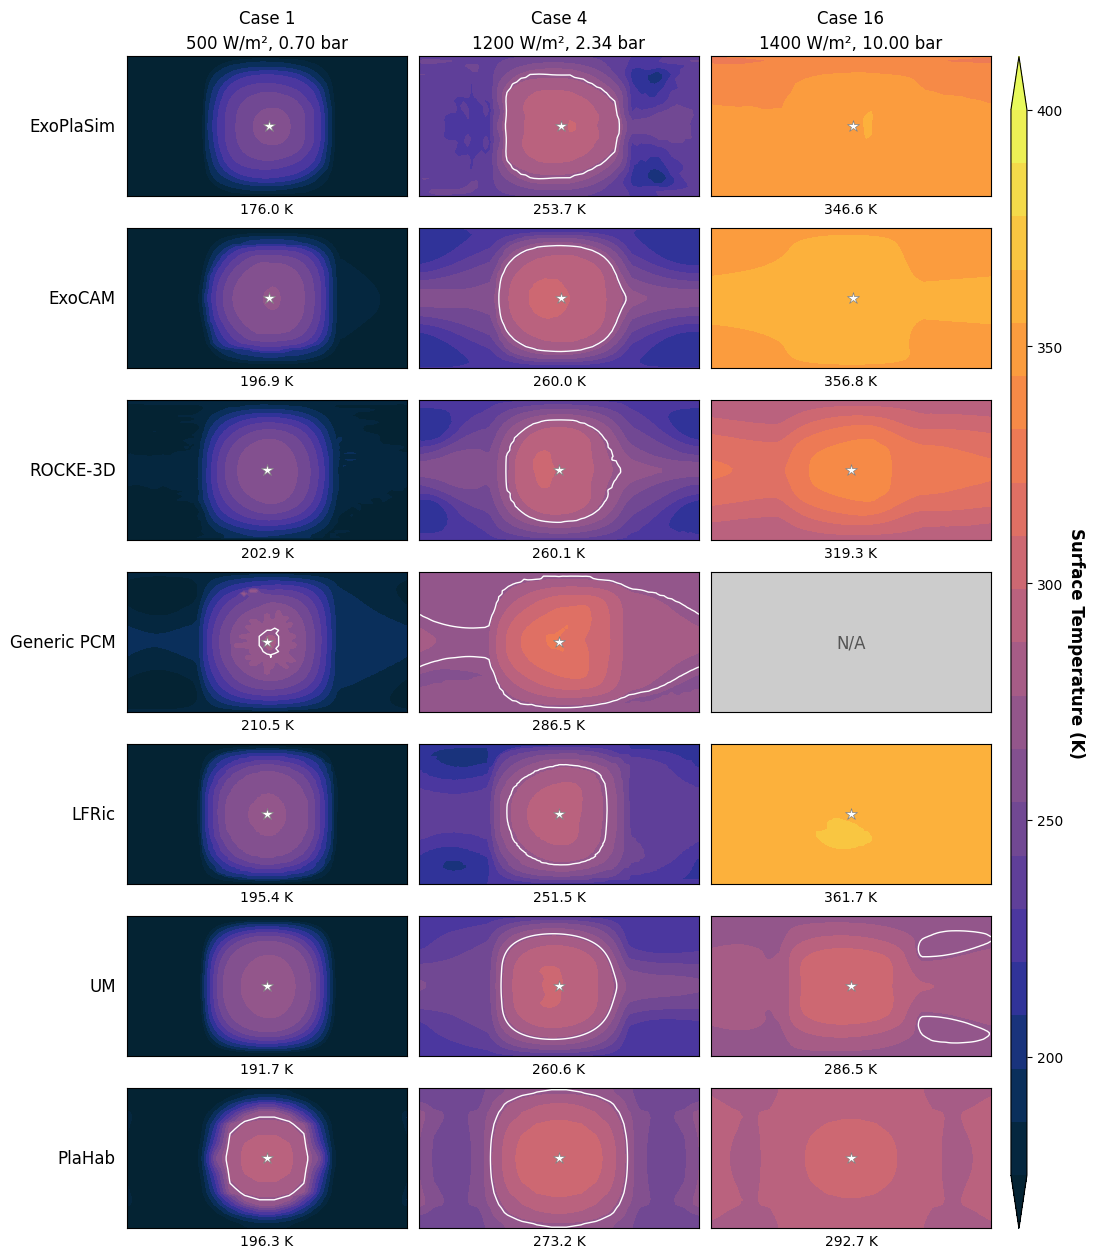

Python code for this plot:
#
# Comparison for SAMOSA Selected Cases: Surface Temperature
#
import netCDF4
import numpy as np
import matplotlib.pyplot as plt
import cmocean
import os, sys
sys.path.insert(0, os.path.join(os.path.dirname(os.path.abspath(__file__)), '..', 'allcases'))
import um_clero as uc

# Axis labels in bold, and set a little clear of the tick labels
plt.rcParams['axes.labelweight'] = 'bold'
plt.rcParams['axes.labelpad'] = 8

tfreeze = 273.16


def roll_to_180(data, lon):
    """Roll a (lat, lon) field and its lon vector from [0, 360) to [-180, 180)."""
    idx = np.searchsorted(lon, 180.0)
    lon_out  = np.concatenate([lon[idx:] - 360.0, lon[:idx]])
    data_out = np.concatenate([data[..., idx:], data[..., :idx]], axis=-1)
    return data_out, lon_out


def read_nc(path, var, lat_var='lat', lon_var='lon', avg_axis=None, offset=0.0, scale=1.0):
    """Read a variable from NetCDF, optionally time-averaging along avg_axis."""
    with netCDF4.Dataset(path) as ds:
        raw  = ds.variables[var]
        data = (np.average(raw, axis=avg_axis) if avg_axis is not None else np.array(raw))
        data = data * scale + offset
        lat  = np.array(ds.variables[lat_var])
        lon  = np.array(ds.variables[lon_var])
    return data, lat, lon


def read_plahab(path, lon_grid):
    """Parse a PlaHab plain-text surface temperature file into a (lat, lon) array."""
    return np.loadtxt(path, usecols=range(1, lon_grid.size + 1))


# ---- ExoCAM --------------------------------------------------------
_d = '/models/data/samosa/exocam'
Ts_exocam1,  lat_exocam, lon_exocam = read_nc(f'{_d}/samosa1.cam.h0.avg.nc',  'TS', avg_axis=0)
Ts_exocam4,           _,          _ = read_nc(f'{_d}/samosa4.cam.h0.avg.nc',  'TS', avg_axis=0)
Ts_exocam16,          _,          _ = read_nc(f'{_d}/samosa16.cam.h0.avg.nc', 'TS', avg_axis=0)

# ---- ExoPlaSim -----------------------------------------------------
_d = '/models/data/samosa/exoplasim/full_t21_synchronous__3000teff_15day'
Ts_plasim1,  lat_plasim, lon_plasim = read_nc(
    f'{_d}/t21_synchronous_0.70pn2_flux500_400.0co2_3000teff_15day.nc',   'ts', avg_axis=0)
Ts_plasim4,           _,          _ = read_nc(
    f'{_d}/t21_synchronous_2.34pn2_flux1200_400.0co2_3000teff_15day.nc',  'ts', avg_axis=0)
Ts_plasim16,          _,          _ = read_nc(
    f'{_d}/t21_synchronous_10.00pn2_flux1400_400.0co2_3000teff_15day.nc', 'ts', avg_axis=0)

Ts_plasim1,  lon_plasim_s = roll_to_180(Ts_plasim1,  lon_plasim)
Ts_plasim4,            _  = roll_to_180(Ts_plasim4,  lon_plasim)
Ts_plasim16,           _  = roll_to_180(Ts_plasim16, lon_plasim)

# ---- ROCKE-3D ------------------------------------------------------
_d = '/models/data/samosa/rocke3d'
Ts_r3d1,  lat_r3d, lon_r3d = read_nc(f'{_d}/rocke_01q.nc', 'tsurf', offset=tfreeze)
Ts_r3d4,         _,       _ = read_nc(f'{_d}/rocke_04q.nc', 'tsurf', offset=tfreeze)
Ts_r3d16,        _,       _ = read_nc(f'{_d}/rocke_16q.nc', 'tsurf', offset=tfreeze)

Ts_r3d1,  lon_r3d_s = roll_to_180(Ts_r3d1,  lon_r3d)
Ts_r3d4,          _ = roll_to_180(Ts_r3d4,  lon_r3d)
Ts_r3d16,         _ = roll_to_180(Ts_r3d16, lon_r3d)

# Substellar point is at native lon=180; rotate 180° to center it at lon=0
_lon = lon_r3d_s + 180.0
_lon[_lon >= 180.0] -= 360.0
_idx = np.argsort(_lon)
lon_r3d_s = _lon[_idx]
Ts_r3d1, Ts_r3d4, Ts_r3d16 = Ts_r3d1[:, _idx], Ts_r3d4[:, _idx], Ts_r3d16[:, _idx]

# ---- PlaHab --------------------------------------------------------
lon_plahab = np.array([-171., -153., -135., -117.,  -99.,  -81.,  -63.,  -45.,  -27.,  -9.,
                           9.,   27.,   45.,   63.,   81.,   99.,  117.,  135.,  153.,  171.])
lat_plahab = np.array([ -88.,  -82.,  -77.,  -72.,  -68.,  -62.,  -58.,  -52.,  -47.,  -43.,
                         -37.,  -32.,  -28.,  -23.,  -18.,  -13.,   -7.,   -2.,    2.,    7.,
                          13.,   18.,   23.,   28.,   32.,   37.,   43.,   47.,   52.,   58.,
                          62.,   68.,   72.,   77.,   82.,   88.])

_d = '/models/data/samosa/plahab/simulations'
Ts_plahab1  = read_plahab(f'{_d}/sample1/case1_tsurf.out',   lon_plahab)
Ts_plahab4  = read_plahab(f'{_d}/sample4/case4_tsurf.out',   lon_plahab)
Ts_plahab16 = read_plahab(f'{_d}/sample16/case16_tsurf.out', lon_plahab)

# ---- LFRic ---------------------------------------------------------
_d = '/models/data/samosa/lfric'
Ts_lfric1, lat_lfric, lon_lfric = read_nc(f'{_d}/lfric_samosa_case01.nc', 'grid_surface_temperature')
Ts_lfric4,          _,        _ = read_nc(f'{_d}/lfric_samosa_case04.nc', 'grid_surface_temperature')
Ts_lfric16,         _,        _ = read_nc(f'{_d}/lfric_samosa_case16.nc', 'grid_surface_temperature')

Ts_lfric1, lon_lfric_s = roll_to_180(Ts_lfric1, lon_lfric)
Ts_lfric4,           _ = roll_to_180(Ts_lfric4, lon_lfric)
Ts_lfric16,          _ = roll_to_180(Ts_lfric16, lon_lfric)

# ---- Generic PCM ---------------------------------------------------
_d = '/models/data/samosa/genericpcm/OHT_off'
Ts_pcm1,  lat_pcm, lon_pcm = read_nc(
    f'{_d}/case-1/SAMOSA_output_file_Generic_PCM_case-1_OHT_off.nc',
    'surface_temperature', lat_var='latitude', lon_var='longitude')
Ts_pcm4,         _,       _ = read_nc(
    f'{_d}/case-4/SAMOSA_output_file_Generic_PCM_case-4_OHT_off.nc',
    'surface_temperature', lat_var='latitude', lon_var='longitude')
# Case 16 is not converged in the Generic PCM (see SAMOSA_summary.pdf) and is omitted

# ---- UM: its own row, read by um_clero.um_map ------------------

# ---- Figure --------------------------------------------------------
contourmin, contourmax, numcontours = 175.0, 400.0, 21
levels = np.linspace(contourmin, contourmax, numcontours)
cm     = cmocean.cm.thermal

# panels[row][col] = (lon, lat, data) or None for unavailable cases; row = model, col = case
row_titles  = ['ExoPlaSim', 'ExoCAM', 'ROCKE-3D', 'Generic PCM', 'LFRic', 'UM', 'PlaHab']
case_labels = ['Case 1\n500 W/m², 0.70 bar',
               'Case 4\n1200 W/m², 2.34 bar',
               'Case 16\n1400 W/m², 10.00 bar']

panels = [
    # ExoPlaSim
    [(lon_plasim_s, lat_plasim,  Ts_plasim1),  (lon_plasim_s, lat_plasim,  Ts_plasim4),  (lon_plasim_s, lat_plasim,  Ts_plasim16) ],
    # ExoCAM (substellar point at lon=180)
    [(lon_exocam,   lat_exocam,  Ts_exocam1,  180.), (lon_exocam,   lat_exocam,  Ts_exocam4,  180.), (lon_exocam,   lat_exocam,  Ts_exocam16, 180.) ],
    # ROCKE-3D
    [(lon_r3d_s,    lat_r3d,     Ts_r3d1),     (lon_r3d_s,    lat_r3d,     Ts_r3d4),     (lon_r3d_s,    lat_r3d,     Ts_r3d16)    ],
    # Generic PCM (no OHT; Case 16 not converged)
    [(lon_pcm,      lat_pcm,     Ts_pcm1),     (lon_pcm,      lat_pcm,     Ts_pcm4),     None                                     ],
    # LFRic
    [(lon_lfric_s,  lat_lfric,   Ts_lfric1),   (lon_lfric_s,  lat_lfric,   Ts_lfric4),   (lon_lfric_s,  lat_lfric,   Ts_lfric16)     ],
    # UM
    [uc.um_map(c, 'ts') for c in (1, 4, 16)],
    # PlaHab
    [(lon_plahab,   lat_plahab,  Ts_plahab1),  (lon_plahab,   lat_plahab,  Ts_plahab4),  (lon_plahab,   lat_plahab,  Ts_plahab16) ],
]

TITLE_FS = 12   # case headers and model labels
MEAN_FS  = 10   # per-panel ⟨Ts⟩ xlabel
NA_FS    = 12   # N/A placeholder text
CB_FS    = 10   # colorbar ticks; its label is set at TITLE_FS

# Models in rows and cases in columns, as in Figures 11-13, so each map gets a
# third of the width rather than a sixth. Placed by hand in inches, at about
# print size, with the colorbar on its own axes at right as in Figures 3-7.
# The boxes are 2:1, so each map fills its box rather than taking equal
# aspect: grids that stop at cell centres (PlaHab, ExoCAM) would otherwise
# shrink out of line, and the stretch is at most 3%.
MAP_W, MAP_H     = 2.8, 1.4
COL_GAP, ROW_GAP = 0.12, 0.32
LEFT, TOP, BOT   = 1.2, 0.6, 0.35
CB_GAP, CB_W     = 0.2, 0.16
nrows, ncols     = len(panels), len(case_labels)
fig_w = LEFT + ncols * MAP_W + (ncols - 1) * COL_GAP + CB_GAP + CB_W + 1.0
fig_h = TOP + nrows * MAP_H + (nrows - 1) * ROW_GAP + BOT

def rect(x, y, w, h):
    """Figure-fraction rectangle from inches, with y measured down from the top."""
    return [x / fig_w, 1.0 - (y + h) / fig_h, w / fig_w, h / fig_h]

fig = plt.figure(figsize=(fig_w, fig_h))
ax_array = np.array([[fig.add_axes(rect(LEFT + col * (MAP_W + COL_GAP),
                                        TOP + row * (MAP_H + ROW_GAP), MAP_W, MAP_H))
                      for col in range(ncols)] for row in range(nrows)])

im = None
for row, (row_panels, title) in enumerate(zip(panels, row_titles)):
    for col, panel in enumerate(row_panels):
        ax = ax_array[row, col]
        if panel is None:
            ax.set_facecolor('#cccccc')
            ax.set_xlim(-180, 180)
            ax.set_ylim(-90, 90)
            ax.text(0.5, 0.5, 'N/A', transform=ax.transAxes,
                    ha='center', va='center', fontsize=NA_FS, color='#555555')
        else:
            lon, lat, data = panel[:3]
            ssp_lon = panel[3] if len(panel) > 3 else 0.0
            im = ax.contourf(lon, lat, data, cmap=cm,
                             vmin=contourmin, vmax=contourmax,
                             levels=levels, extend='both')
            ax.contour(lon, lat, data, levels=[tfreeze],
                       colors='white', linewidths=1.0)
            ax.plot(ssp_lon, 0, marker='*', color='white', markersize=9,
                    markeredgecolor='gray', markeredgewidth=0.5)
            weights = np.cos(np.radians(lat))
            ts_mean = np.average(np.mean(data, axis=1), weights=weights)
            ax.set_xlabel(f'{ts_mean:.1f} K', fontsize=MEAN_FS, fontweight='normal', labelpad=4)
        ax.set_xticks([])
        ax.set_yticks([])
        if row == 0:
            ax.set_title(case_labels[col], fontsize=TITLE_FS, linespacing=1.5)
        if col == 0:
            ax.text(-0.04, 0.5, title, transform=ax.transAxes,
                    ha='right', va='center', fontsize=TITLE_FS)

cax = fig.add_axes(rect(LEFT + ncols * MAP_W + (ncols - 1) * COL_GAP + CB_GAP, TOP,
                        CB_W, nrows * MAP_H + (nrows - 1) * ROW_GAP))
cb = fig.colorbar(im, cax=cax, extend='both',
                  ticks=np.arange(200, contourmax + 1, 50))
cb.ax.tick_params(labelsize=CB_FS)
cb.ax.get_yaxis().labelpad = 16
cb.set_label('Surface Temperature (K)', rotation=270, fontsize=TITLE_FS)

fig.savefig('fig_compare_temp_select.png', bbox_inches='tight')
fig.savefig('fig_compare_temp_select.eps', bbox_inches='tight')
